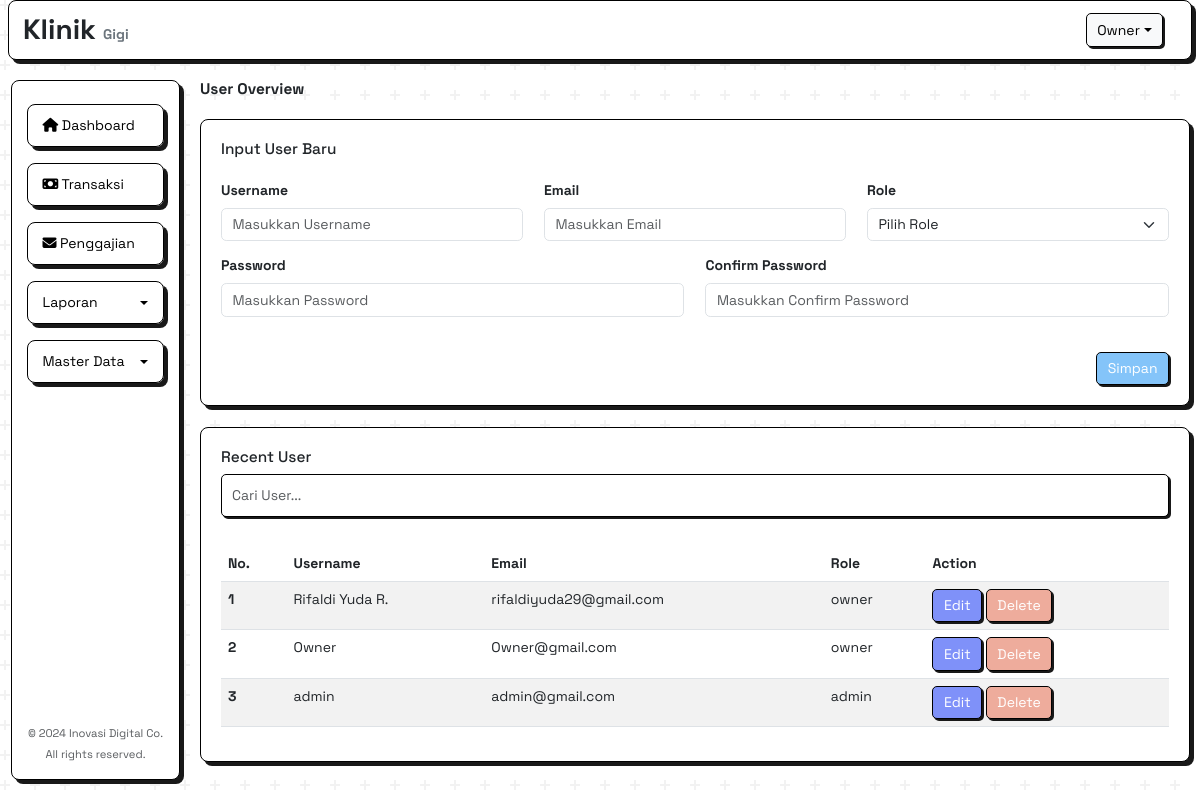
The page /asset/owner/master/index.php?page=User (signed in) on the database its author committed.
### tables this page shows
CREATE TABLE `user` (
  `id` int(11) NOT NULL,
  `username` varchar(45) NOT NULL,
  `email` varchar(45) NOT NULL,
  `password` varchar(500) NOT NULL,
  `role` varchar(11) NOT NULL
);

### asset/owner/master/view/User.php (the view, shortened to what this page needs)
<div class="col-md-10 main-content">
    <h5 class="mb-4 mt fw-bold">User Overview</h5>
    <div class="card mt-4">
        <div class="card-body">
            <h5 class="card-title mb-4">Input User Baru</h5>
            <form action="app/user/input.php" method="post">
                <div class="row">
                    <div class="col-md-4 mb-3">
                        <label class="form-label fw-bold">Username</label>
                        <input
                            type="text"
                            class="form-control"
                            name="username"
                            required
                            placeholder="Masukkan Username" />
                    </div>
                    <div class="col-md-4 mb-3">
                        <label for="transactionDate" class="form-label fw-bold">Email</label>
                        <input
                            type="email"
                            class="form-control"
                            name="email"
                            required
                            placeholder="Masukkan Email" />
                    </div>
                    <div class="col-md-4 mb-3">
                        <label for="transactionDate" class="form-label fw-bold">Role</label>
                        <select name="role" id="role" class="form-select" required>
                            <option value="" selected disabled>Pilih Role</option>
                        </select>
                    </div>
                </div>
                <div class="row">
                    <div class="col-md-6 mb-3">
                        <label for="transactionDate" class="form-label fw-bold">Password</label>
                        <input
                            type="password"
                            class="form-control"
                            name="pass"
                            required
                            placeholder="Masukkan Password" />
                    </div>
                    <div class="col-md-6 mb-3">
                        <label for="transactionDate" class="form-label fw-bold">Confirm Password</label>
                        <input
                            type="password"
                            class="form-control"
                            name="pass2"
                            required
                            placeholder="Masukkan Confirm Password" />
                    </div>
                </div>
                <div class="d-flex justify-content-end">
                    <button type="submit" class="btn btn-submit mt-4" name="simpan">
                        Simpan
                    </button>
                </div>
            </form>
        </div>
    </div>
    <div class="card mt-4" id="recent-user">
        <div class="card-body">
            <h5 class="card-title">Recent User</h5>
            <div class="mb-3">
                <input
                    type="text"
                    id="searchKaryawan"
                    class="form-control"
                    placeholder="Cari User..." />
            </div>
            <div class="table-scroll">
                <table class="table table-striped" id="karyawanTable">
                    <thead>
                        <tr>
                            <th scope="col">No.</th>
                            <th scope="col">Username</th>
                            <th scope="col">Email</th>
                            <th scope="col">Role</th>
                            <th scope="col">Action</th>
                        </tr>
                    </thead>
                    <tbody>
                        <?php
                        $no = 1;
                        $query_user = mysqli_query($conn, "SELECT * FROM user ORDER BY id DESC");
                        while ($row_user = mysqli_fetch_assoc($query_user)) {
                        ?>
                            <tr>
                                <th scope="row"><?= $no++ ?></th>
                                <td><?= $row_user['username'] ?></td>
                                <td><?= $row_user['email'] ?></td>
                                <td><?= $row_user['role'] ?></td>
                                <td>
                                    <button class="btn btn-primary edit" data-bs-toggle="modal" data-bs-target="#editModal<?= $row_user['id'] ?>">Edit</button>
                                    <a href="app/user/delete.php?id=<?= $row_user['id'] ?>" class="btn btn-danger delete" onclick="return confirm('Apakah Anda yakin ingin menghapus data ini?')">Delete</a>
                                </td>
                            </tr>
                        <?php
                        }
                        ?>
                    </tbody>
                </table>
            </div>
        </div>
    </div>
</div>

### asset/css/all.css (style rules this page uses)
* { transition: all 0.3s ease; font-family: "Space Grotesk", sans-serif; font-size: 14px; }
h5 { font-size: 1.1rem !important; }
:root { --bg-card-1: #ecd765; --bg-card-2: #7f91f9; --bg-card-3: #eec79c; --bg-card-4: #84c4f9; }
.card { border: 1px solid #000; box-shadow: 4px 4px 0 0 rgba(0, 0, 0, 0.9); border-radius: 8px; transition: transform 0.2s; }
.nav-link, .dropdown-item, a { color: #000; text-decoration: none; }
.main-content { margin-top: 70px; padding: 10px 10px 0 0; margin-left: 16.666%; }
.card-body { padding: 20px; display: flex; flex-direction: column; height: 100%; }
.main-content { transition: margin-left 0.3s ease; }
@media (min-width: 1200px) { .main-content { margin-left: 16.666%; } }
.card, .card__header { margin-bottom: 15px; }
.btn-primary { background-color: #7f91f9; border: 1px solid #000; box-shadow: 2px 2px 0 0 rgba(0, 0, 0, 0.9); border-radius: 5px; color: #fff; }
.btn-danger { background-color: #eeac9c; border: 1px solid #000; box-shadow: 2px 2px 0 0 rgba(0, 0, 0, 0.9); border-radius: 5px; color: #fff; }
.btn-submit { background-color: #84c4f9; border: 1px solid #000; box-shadow: 2px 2px 0 0 rgba(0, 0, 0, 0.9); border-radius: 5px; color: #fff; }
.table-scroll { max-height: 300px; overflow-y: scroll; display: block; }
#searchKaryawan { margin-bottom: 15px; border: 1px solid #000; box-shadow: 2px 2px 0 0 rgba(0, 0, 0, 0.9); border-radius: 5px; padding: 10px; }

### rows shown on the page
user: username "Rifaldi Yuda R.", email "rifaldiyuda29@gmail.com", role "owner"
user: username "Owner", email "Owner@gmail.com", role "owner"
user: username "admin", email "admin@gmail.com", role "admin"

### other values the page prints
$_SESSION['username'] "Owner"
